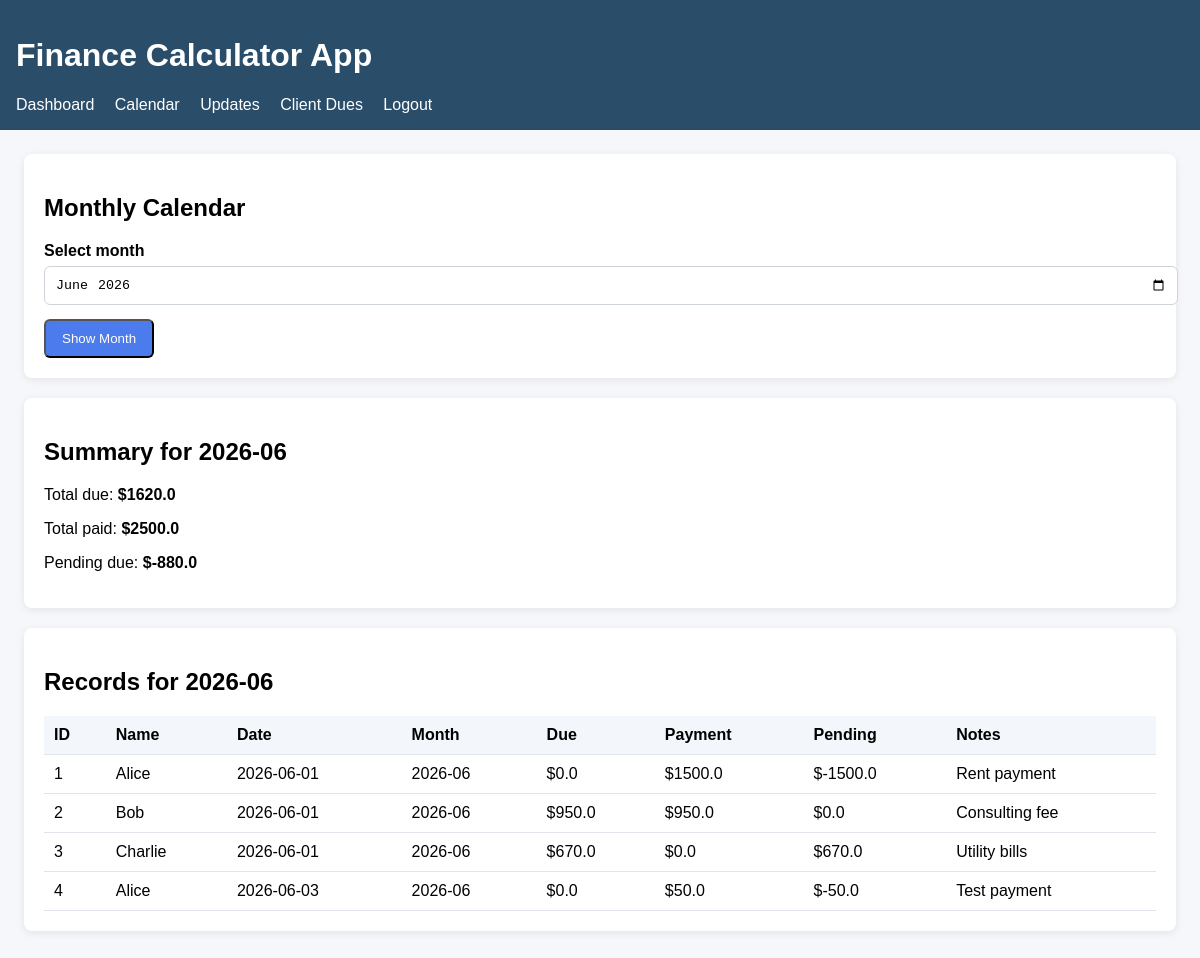
The app's page /calendar (signed in) with its own data.
### tables this page shows
CREATE TABLE finance_records (
                id INTEGER PRIMARY KEY AUTOINCREMENT,
                name TEXT NOT NULL,
                transaction_date TEXT NOT NULL,
                month TEXT NOT NULL,
                due_amount REAL NOT NULL DEFAULT 0,
                payment_amount REAL NOT NULL DEFAULT 0,
                notes TEXT
            );

### app.py (the view)
@app.route('/calendar')
@login_required
def calendar():
    selected_month = request.args.get('month')
    if not selected_month:
        selected_month = date.today().strftime('%Y-%m')
    records = fetch_all_records()
    month_records = [record for record in records if record['month'] == selected_month]
    total_due = sum(record['due_amount'] for record in month_records)
    total_paid = sum(record['payment_amount'] for record in month_records)
    total_pending = total_due - total_paid
    return render_template(
        'calendar.html',
        records=month_records,
        selected_month=selected_month,
        total_due=total_due,
        total_paid=total_paid,
        total_pending=total_pending,
    )

### app.py (called while the page is built)
def get_db_connection():
    conn = sqlite3.connect(DB_PATH)
    conn.row_factory = sqlite3.Row
    return conn

def fetch_all_records():
    conn = get_db_connection()
    rows = conn.execute('SELECT * FROM finance_records ORDER BY id').fetchall()
    conn.close()
    return [dict(row) for row in rows]

def login_required(view):
    @wraps(view)
    def wrapped_view(*args, **kwargs):
        if not session.get('user'):
            return redirect(url_for('login'))
        return view(*args, **kwargs)
    return wrapped_view

### templates/calendar.html (shortened to what this page needs)
{% extends 'base.html' %}
{% block content %}
  <div class="card">
    <h2>Monthly Calendar</h2>
    <form method="get" action="{{ url_for('calendar') }}">
      <div class="form-group">
        <label for="month">Select month</label>
        <input id="month" name="month" type="month" value="{{ selected_month }}" required />
      </div>
      <button class="button" type="submit">Show Month</button>
    </form>
  </div>
  <div class="card">
    <h2>Summary for {{ selected_month }}</h2>
    <p>Total due: <strong>${{ total_due }}</strong></p>
    <p>Total paid: <strong>${{ total_paid }}</strong></p>
    <p>Pending due: <strong>${{ total_pending }}</strong></p>
  </div>
  <div class="card">
    <h2>Records for {{ selected_month }}</h2>
    <table>
      <thead>
        <tr>
          <th>ID</th>
          <th>Name</th>
          <th>Date</th>
          <th>Month</th>
          <th>Due</th>
          <th>Payment</th>
          <th>Pending</th>
          <th>Notes</th>
        </tr>
      </thead>
      <tbody>
        {% for record in records %}
          <tr>
            <td>{{ record.id }}</td>
            <td>{{ record.name }}</td>
            <td>{{ record.transaction_date }}</td>
            <td>{{ record.month }}</td>
            <td>${{ record.due_amount }}</td>
            <td>${{ record.payment_amount }}</td>
            <td>${{ record.due_amount - record.payment_amount }}</td>
            <td>{{ record.notes }}</td>
          </tr>
        {% endfor %}
      </tbody>
    </table>
  </div>
{% endblock %}

### templates/base.html (style rules this page uses)
body { font-family: Arial, sans-serif; margin: 0; padding: 0; background: #f5f7fb; }
.card { background: white; border-radius: 8px; box-shadow: 0 2px 8px rgba(0,0,0,0.08); padding: 20px; margin-bottom: 20px; }
.button { display: inline-block; padding: 10px 16px; background: #4b7bec; color: white; border-radius: 6px; text-decoration: none; }
table { width: 100%; border-collapse: collapse; margin-top: 12px; }
th, td { padding: 10px; border-bottom: 1px solid #e1e4ee; text-align: left; }
th { background: #f3f6fa; }
.form-group { margin-bottom: 14px; }
.form-group label { display: block; margin-bottom: 6px; font-weight: bold; }
.form-group input, .form-group textarea { width: 100%; padding: 10px; border: 1px solid #ced4da; border-radius: 6px; }

### records on screen
finance_records: id "1", name "Alice", transaction_date "2026-06-01", month "2026-06", due_amount "0.0", payment_amount "1500.0", record.due_amount-record.payment_amount "-1500.0", notes "Rent payment"
finance_records: id "2", name "Bob", transaction_date "2026-06-01", month "2026-06", due_amount "950.0", payment_amount "950.0", record.due_amount-record.payment_amount "0.0", notes "Consulting fee"
finance_records: id "3", name "Charlie", transaction_date "2026-06-01", month "2026-06", due_amount "670.0", payment_amount "0.0", record.due_amount-record.payment_amount "670.0", notes "Utility bills"
finance_records: id "4", name "Alice", transaction_date "2026-06-03", month "2026-06", due_amount "0.0", payment_amount "50.0", record.due_amount-record.payment_amount "-50.0", notes "Test payment"

### other values on screen
{{ selected_month }} "2026-06"
{{ total_due }} "1620.0"
{{ total_paid }} "2500.0"
{{ total_pending }} "-880.0"
